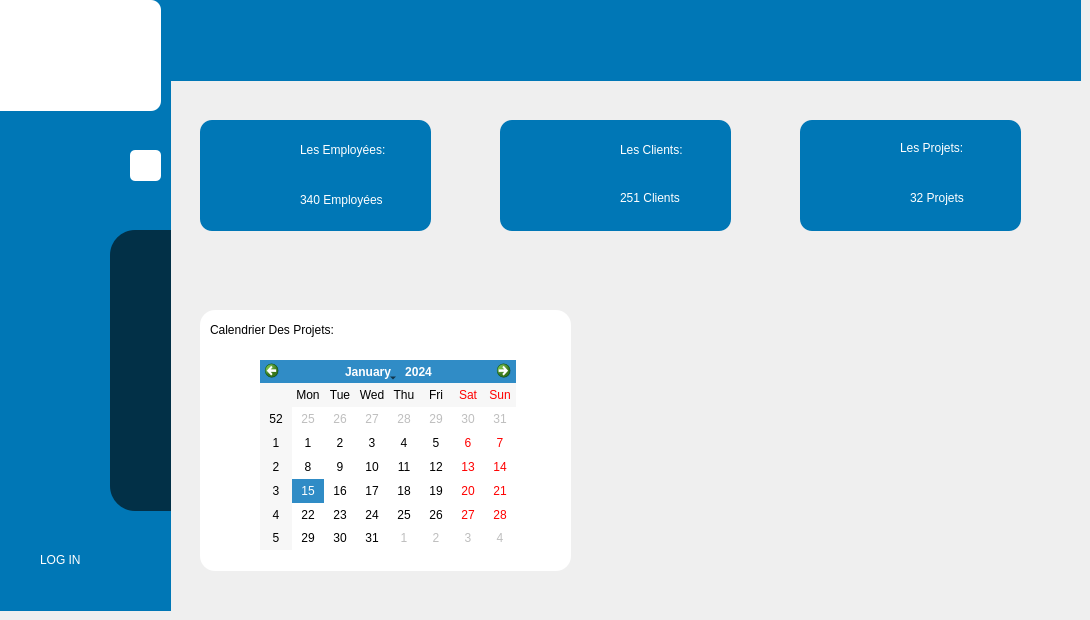
    <widget class="QWidget" name="page_2">
     <widget class="QLabel" name="label_6">
      <property name="geometry">
       <rect>
        <x>170</x>
        <y>0</y>
        <width>911</width>
        <height>81</height>
       </rect>
      </property>
      <property name="styleSheet">
       <string notr="true">background-color:#0077b6;</string>
      </property>
      <property name="text">
       <string/>
      </property>
     </widget>
     <widget class="QLabel" name="label_7">
      <property name="geometry">
       <rect>
        <x>200</x>
        <y>120</y>
        <width>231</width>
        <height>111</height>
       </rect>
      </property>
      <property name="styleSheet">
       <string notr="true">border-radius:12px;
background-color:#0077b6;</string>
      </property>
      <property name="text">
       <string/>
      </property>
     </widget>
     <widget class="QLabel" name="label_22">
      <property name="geometry">
       <rect>
        <x>500</x>
        <y>120</y>
        <width>231</width>
        <height>111</height>
       </rect>
      </property>
      <property name="styleSheet">
       <string notr="true">border-radius:12px;
background-color:#0077b6;</string>
      </property>
      <property name="text">
       <string/>
      </property>
     </widget>
     <widget class="QLabel" name="label_24">
      <property name="geometry">
       <rect>
        <x>800</x>
        <y>120</y>
        <width>221</width>
        <height>111</height>
       </rect>
      </property>
      <property name="styleSheet">
       <string notr="true">border-radius:12px;
background-color:#0077b6;</string>
      </property>
      <property name="text">
       <string/>
      </property>
     </widget>
     <widget class="QWidget" name="left_menu_2" native="true">
      <property name="geometry">
       <rect>
        <x>0</x>
        <y>0</y>
        <width>171</width>
        <height>611</height>
       </rect>
      </property>
      <property name="styleSheet">
       <string notr="true">
background-color:#0077b6;</string>
      </property>
      <widget class="QLabel" name="label_32">
       <property name="geometry">
        <rect>
         <x>110</x>
         <y>550</y>
         <width>47</width>
         <height>21</height>
        </rect>
       </property>
       <property name="toolTipDuration">
        <number>-6</number>
       </property>
       <property name="text">
        <string/>
       </property>
       <property name="pixmap">
        <pixmap resource="res.qrc">:/prefix/new/res/log-in.png</pixmap>
       </property>
      </widget>
      <widget class="QLabel" name="label_33">
       <property name="geometry">
        <rect>
         <x>40</x>
         <y>550</y>
         <width>61</width>
         <height>20</height>
        </rect>
       </property>
       <property name="styleSheet">
        <string notr="true">font: 75 18pt &quot;System&quot;;
color:white;
</string>
       </property>
       <property name="text">
        <string>LOG IN</string>
       </property>
      </widget>
      <widget class="QPushButton" name="pushButton_14">
       <property name="geometry">
        <rect>
         <x>130</x>
         <y>150</y>
         <width>31</width>
         <height>31</height>
        </rect>
       </property>
       <property name="styleSheet">
        <string notr="true">background-color:white;
border-radius:5px;</string>
       </property>
       <property name="text">
        <string/>
       </property>
       <property name="icon">
        <iconset resource="res.qrc">
         <normaloff>:/prefix/new/res/menu.png</normaloff>:/prefix/new/res/menu.png</iconset>
       </property>
      </widget>
      <widget class="QLabel" name="label_34">
       <property name="geometry">
        <rect>
         <x>110</x>
         <y>230</y>
         <width>101</width>
         <height>281</height>
        </rect>
       </property>
       <property name="styleSheet">
        <string notr="true">border-radius:25px;
background-color:#023047;</string>
       </property>
       <property name="text">
        <string/>
       </property>
      </widget>
      <widget class="QLabel" name="label_31">
       <property name="geometry">
        <rect>
         <x>-80</x>
         <y>0</y>
         <width>241</width>
         <height>111</height>
        </rect>
       </property>
       <property name="styleSheet">
        <string notr="true">border-radius:10px;
background-color:white;
</string>
       </property>
       <property name="text">
        <string/>
       </property>
       <property name="pixmap">
        <pixmap resource="res.qrc">:/prefix/new/res/constop.png</pixmap>
       </property>
      </widget>
     </widget>
     <widget class="QLabel" name="label_2">
      <property name="geometry">
       <rect>
        <x>200</x>
        <y>140</y>
        <width>71</width>
        <height>71</height>
       </rect>
      </property>
      <property name="text">
       <string/>
      </property>
      <property name="pixmap">
       <pixmap resource="res.qrc">:/prefix/new/res/img_501696.png</pixmap>
      </property>
     </widget>
     <widget class="QLabel" name="label_9">
      <property name="geometry">
       <rect>
        <x>510</x>
        <y>130</y>
        <width>61</width>
        <height>91</height>
       </rect>
      </property>
      <property name="text">
       <string/>
      </property>
      <property name="pixmap">
       <pixmap resource="res.qrc">:/prefix/new/res/users1.png</pixmap>
      </property>
     </widget>
     <widget class="QLabel" name="label_29">
      <property name="geometry">
       <rect>
        <x>810</x>
        <y>130</y>
        <width>61</width>
        <height>91</height>
       </rect>
      </property>
      <property name="text">
       <string/>
      </property>
      <property name="pixmap">
       <pixmap resource="res.qrc">:/prefix/new/res/home41-removebg-preview.png</pixmap>
      </property>
     </widget>
     <widget class="QLabel" name="label_27">
      <property name="geometry">
       <rect>
        <x>300</x>
        <y>190</y>
        <width>111</width>
        <height>20</height>
       </rect>
      </property>
      <property name="styleSheet">
       <string notr="true">color:white;
font: 75 12pt &quot;System&quot;;
</string>
      </property>
      <property name="text">
       <string>340 Employées</string>
      </property>
     </widget>
     <widget class="QLabel" name="label_28">
      <property name="geometry">
       <rect>
        <x>300</x>
        <y>140</y>
        <width>111</width>
        <height>20</height>
       </rect>
      </property>
      <property name="styleSheet">
       <string notr="true">color:white;
font: 75 12pt &quot;System&quot;;
</string>
      </property>
      <property name="text">
       <string>Les Employées:</string>
      </property>
     </widget>
     <widget class="QLabel" name="label_30">
      <property name="geometry">
       <rect>
        <x>620</x>
        <y>140</y>
        <width>91</width>
        <height>20</height>
       </rect>
      </property>
      <property name="styleSheet">
       <string notr="true">color:white;
font: 75 12pt &quot;System&quot;;
</string>
      </property>
      <property name="text">
       <string>Les Clients:</string>
      </property>
     </widget>
     <widget class="QLabel" name="label_35">
      <property name="geometry">
       <rect>
        <x>620</x>
        <y>190</y>
        <width>81</width>
        <height>16</height>
       </rect>
      </property>
      <property name="styleSheet">
       <string notr="true">color:white;
font: 75 12pt &quot;System&quot;;
</string>
      </property>
      <property name="text">
       <string>251 Clients</string>
      </property>
     </widget>
     <widget class="QLabel" name="label_36">
      <property name="geometry">
       <rect>
        <x>900</x>
        <y>140</y>
        <width>81</width>
        <height>16</height>
       </rect>
      </property>
      <property name="styleSheet">
       <string notr="true">color:white;
font: 75 12pt &quot;System&quot;;
</string>
      </property>
      <property name="text">
       <string>Les Projets:</string>
      </property>
     </widget>
     <widget class="QLabel" name="label_37">
      <property name="geometry">
       <rect>
        <x>910</x>
        <y>190</y>
        <width>81</width>
        <height>16</height>
       </rect>
      </property>
      <property name="styleSheet">
       <string notr="true">color:white;
font: 75 12pt &quot;System&quot;;
</string>
      </property>
      <property name="text">
       <string>32 Projets</string>
      </property>
     </widget>
     <widget class="QCalendarWidget" name="calendarWidget">
      <property name="geometry">
       <rect>
        <x>260</x>
        <y>360</y>
        <width>256</width>
        <height>190</height>
       </rect>
      </property>
     </widget>
     <widget class="QLabel" name="label_39">
      <property name="geometry">
       <rect>
        <x>210</x>
        <y>320</y>
        <width>171</width>
        <height>20</height>
       </rect>
      </property>
      <property name="styleSheet">
       <string notr="true">color:black;
font: 75 12pt &quot;System&quot;;
</string>
      </property>
      <property name="text">
       <string>Calendrier Des Projets:</string>
      </property>
     </widget>
     <widget class="QLabel" name="label_38">
      <property name="geometry">
       <rect>
        <x>200</x>
        <y>310</y>
        <width>371</width>
        <height>261</height>
       </rect>
      </property>
      <property name="styleSheet">
       <string notr="true">background-color:white;
border-radius:15px;</string>
      </property>
      <property name="text">
       <string/>
      </property>
     </widget>
     <zorder>label_38</zorder>
     <zorder>label_7</zorder>
     <zorder>label_22</zorder>
     <zorder>label_24</zorder>
     <zorder>left_menu_2</zorder>
     <zorder>label_6</zorder>
     <zorder>label_2</zorder>
     <zorder>label_9</zorder>
     <zorder>label_29</zorder>
     <zorder>label_27</zorder>
     <zorder>label_28</zorder>
     <zorder>label_30</zorder>
     <zorder>label_35</zorder>
     <zorder>label_36</zorder>
     <zorder>label_37</zorder>
     <zorder>calendarWidget</zorder>
     <zorder>label_39</zorder>
    </widget>
